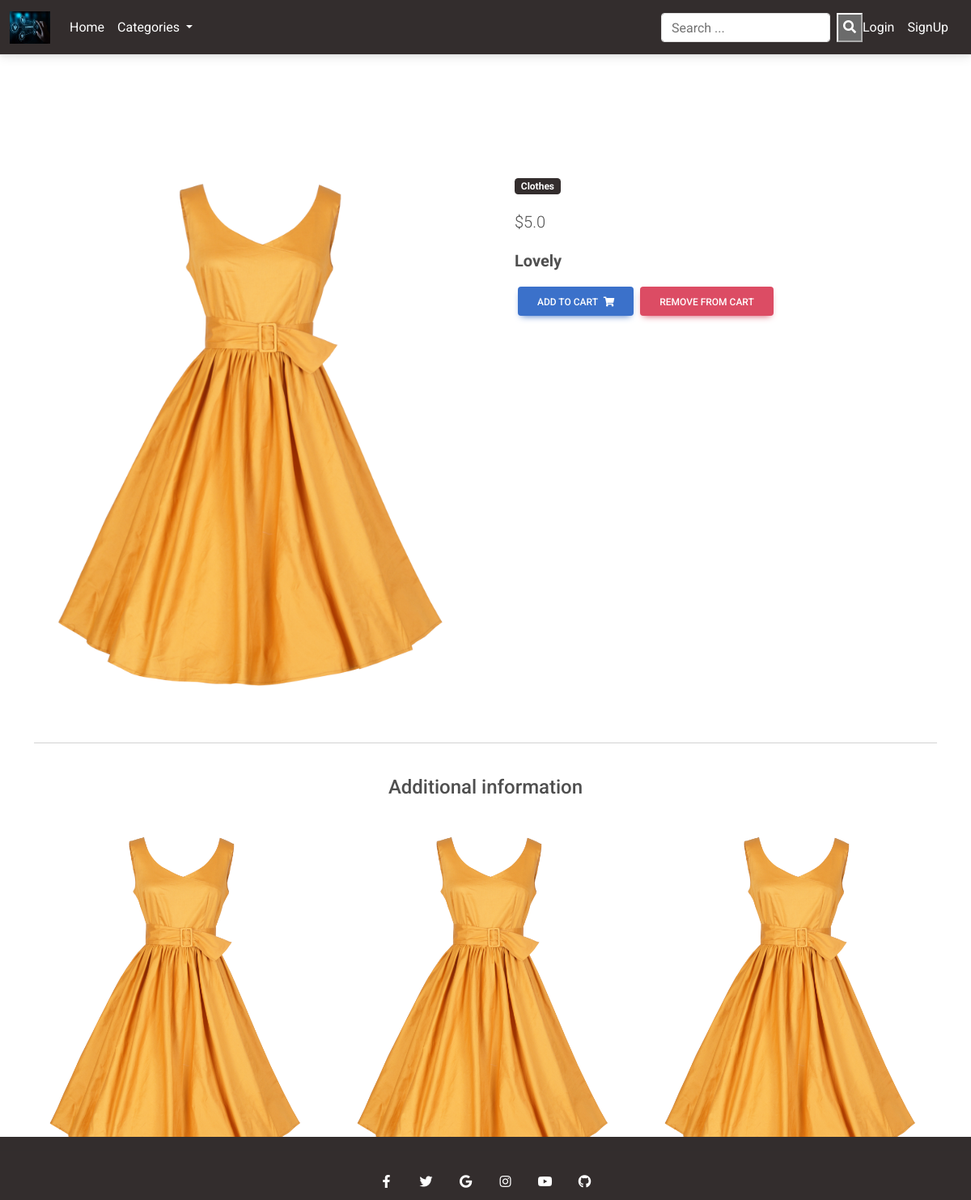
The app's page /product/dress/ with its own data.
### eccommerce/models.py (models this page shows, shortened)
class Product(models.Model):
    title = models.CharField(max_length=100)
    image = models.ImageField(upload_to='item_images/',blank=True,null=True)
    price = models.FloatField()
    discount_price = models.FloatField(blank="True", null="True")
    category = models.CharField(choices = CATEGORY_CHOICES,max_length=2,blank=True,null=True)
    slug = models.SlugField()
    description = models.TextField()
    def get_add_to_cart_url(self):
        return reverse("add-to-cart",kwargs={
            'slug':self.slug
        })
    def get_remove_from_cart_url(self):
        return reverse("remove-from-cart",kwargs={
            'slug':self.slug
        })

### eccommerce/views.py (the view)
# urls.py: path("product/<slug>/",ProductDetail.as_view(),name = 'product'),
class ProductDetail(DetailView):
    model = Product
    template_name = "eccomerce/product.html"

### eccommerce/templates/eccomerce/product.html (shortened to what this page needs)
{% extends "eccomerce/base.html"%}
{% block content %}
    <main class="mt-5 pt-4">
        <div class="container mt-5">
            <div class="row">
                <div class="col-md-6 mb-4">
                    <img src="{{ object.image.url }}" class="img-fluid" alt="{{ item.name }}" />
                </div>
                <div class="col-md-6 mb-4">
                    <div class="p-4">
                        <div class="mb-3">
                            <a href="">
                                <span class="badge bg-dark me-1">{{object.get_category_display}}</span>
                            </a>
                        </div>
                        {% if object.discount_price %}
                            <strike class="lead"><span>${{object.price}}</span></strike>
                            <p class="lead"><span>${{object.discount_price}}</span></p>
                        {% else %}
                            <p class="lead"><span>${{object.price}}</span></p>
                        {% endif %}
                        <strong>
                            <p style="font-size: 20px;">{{object.description}}</p>
                        </strong>
                        <a href="{{object.get_add_to_cart_url}}" class="btn btn-primary ms-1">
                            Add to cart
                            <i class="fas fa-shopping-cart ms-1"></i>
                        </a>
                        <a href="{{object.get_remove_from_cart_url}}" class="btn btn-danger ms-1">
                            Remove from cart
                        </a>
                    </div>
                </div>
            </div>
            <hr />
            <div class="row d-flex justify-content-center">
                <div class="col-md-6 text-center">
                    <h4 class="my-4 h4">Additional information</h4>
                </div>
            </div>
            <div class="row">
                <div class="col-lg-4 col-md-12 mb-4">
                    <img src="{{object.image.url}}"
                        class="img-fluid" alt="" />
                </div>
                <div class="col-lg-4 col-md-6 mb-4">
                    <img src="{{object.image.url}}"
                        class="img-fluid" alt="" />
                </div>
                <div class="col-lg-4 col-md-6 mb-4">
                    <img src="{{object.image.url}}"
                        class="img-fluid" alt="" />
                </div>
            </div>
        </div>
    </main>
{% endblock content %}

### records on screen
Product: image (picture), category "Clothes", price "5.0", description "Lovely"
